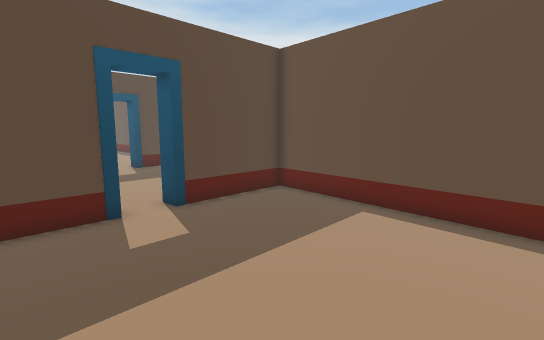
view 1 (above)

15 first-person views from a walk through a Unity game level. The camera is 1.3 m above the floor, tilts 8° down and sees 85° across. The floor is counted in squares, 0.5 m on a side. Each view is taken from the middle of a square. On the plan, view 1 faces up. The plan holds only what a view shows up to about 19 squares ahead; the rest is blank. The place goes on beyond the plan.

view 2
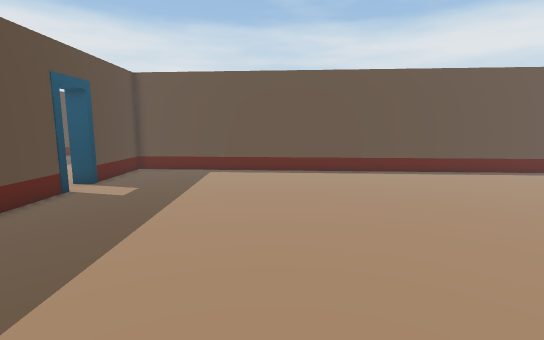

view 3
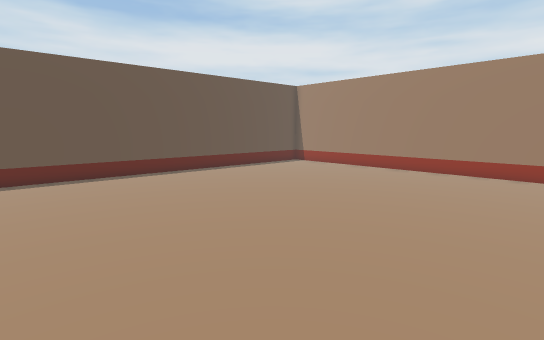

view 4
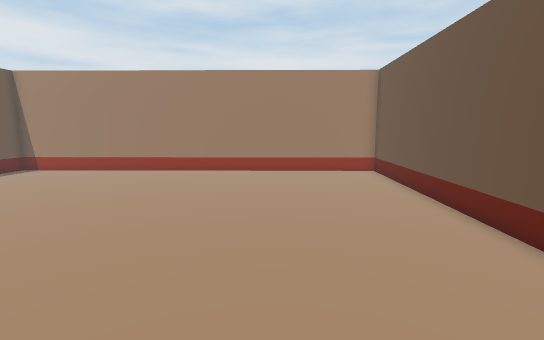

view 5
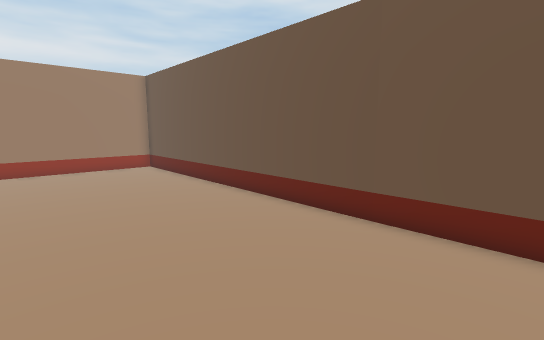

view 6
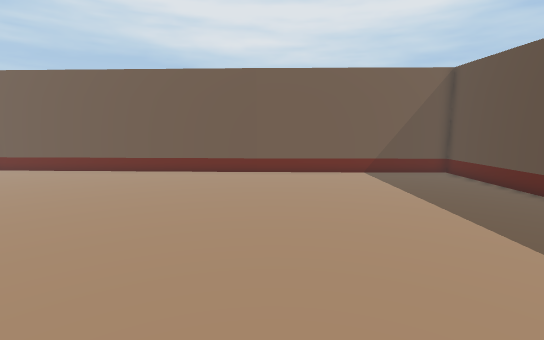

view 7
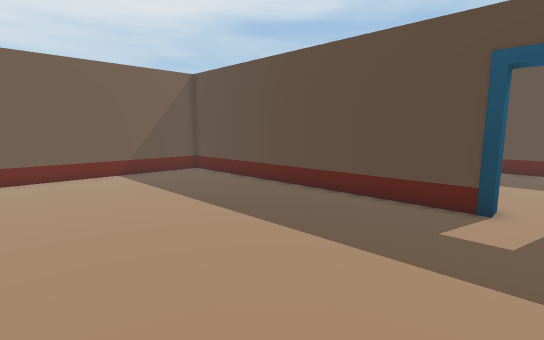

view 8
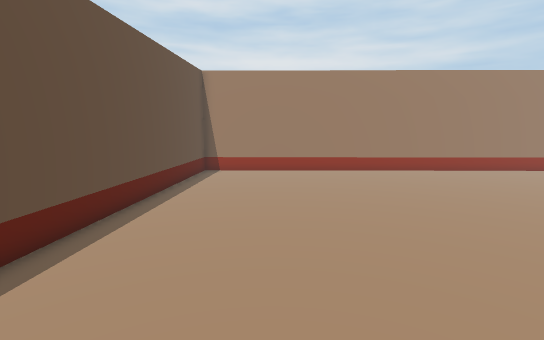

view 9
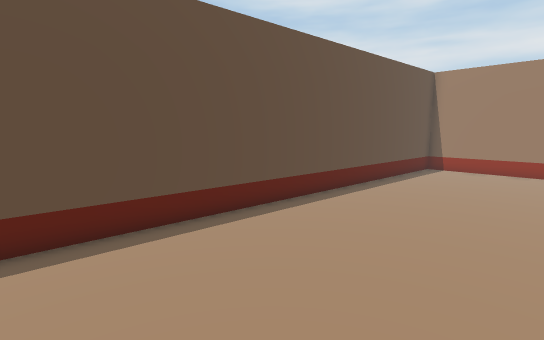

view 10
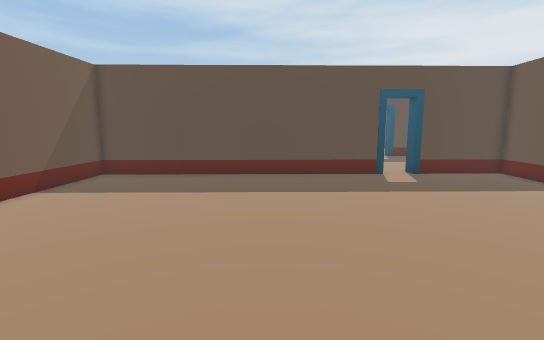

view 11
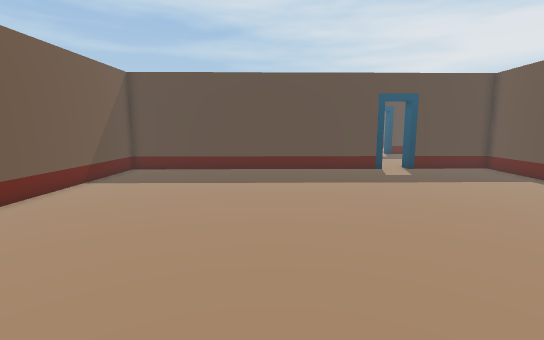

view 12
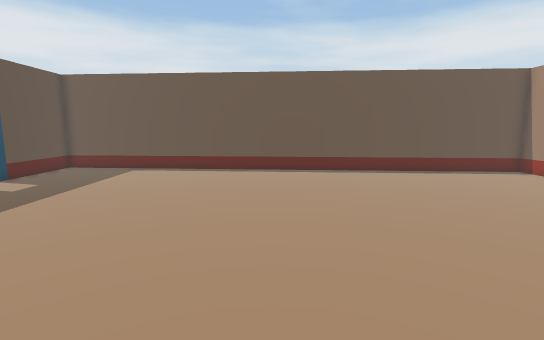

view 13
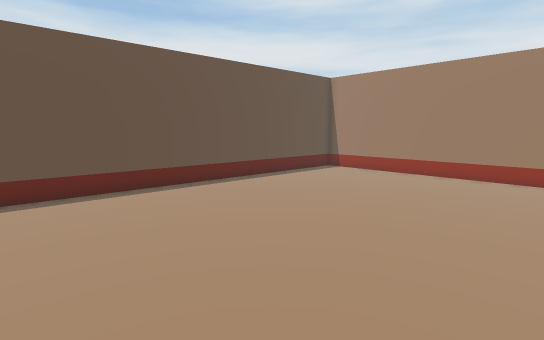

view 14
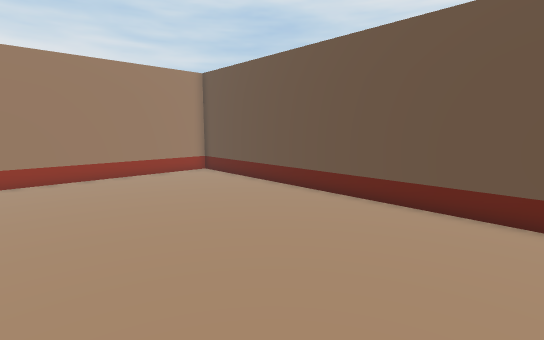

view 15
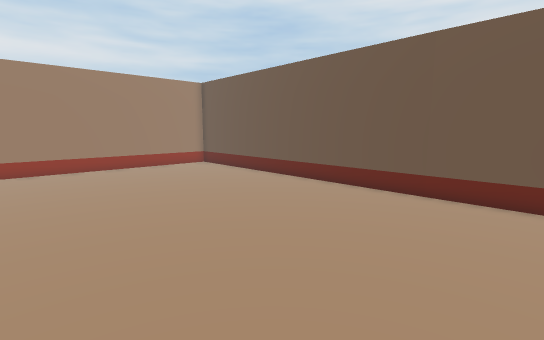

### Floor plan
Points are (right, up) in squares from view 1. A wall is a line through its corners. A room is listed if a view was taken in it or the views show most of it. See-through windows are left out.
Room 1 (views 1, 2, 3, 4, 5, 6, 7, 8, 9, 10, 11, 12, 13, 14, 15)
walls: (-5.1, 9.1) (-4.4, 8.5) (-15.4, -2.8) (3.4, -23.3) (19, -8) (0.3, 13.4) (-3.3, 9.7) (-3.9, 10.4)

Positions as (right, up) in squares from view 1, and headings:
1: (0, 0), facing up
2: (-7, -6), facing up-right
3: (-6, -6), facing right
4: (-5, -6), facing down-right
5: (-5, -3), facing down
6: (4, 2), facing down-left
7: (4, 2), facing left
8: (3, 2), facing down-right
9: (0, 2), facing right
10: (3, -8), facing up-left
11: (4, -10), facing up-left
12: (-4, -10), facing up-right
13: (-2, -4), facing right
14: (-1, -4), facing down
15: (-2, 0), facing down
